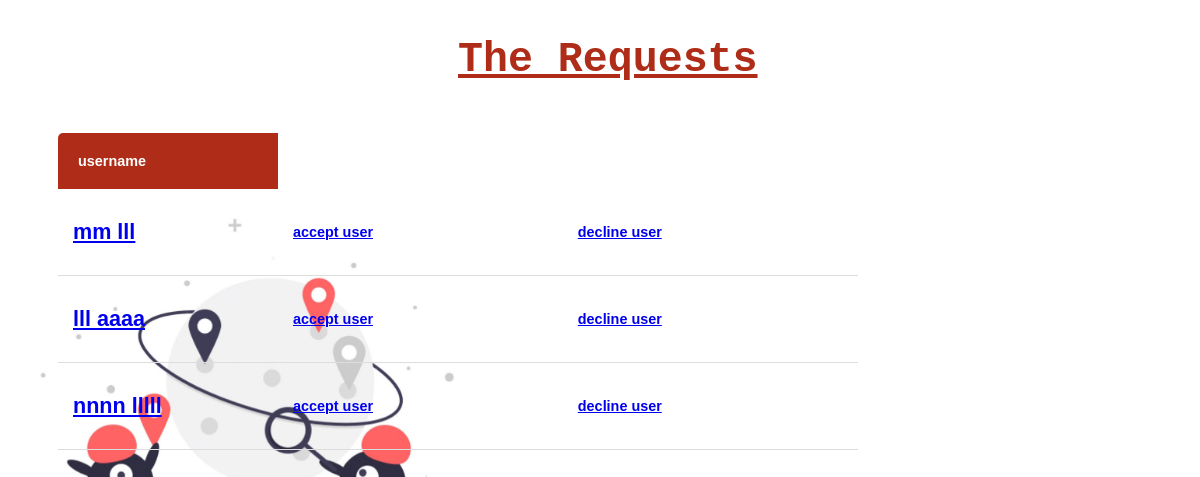
Before: /Request/ with the older database file.
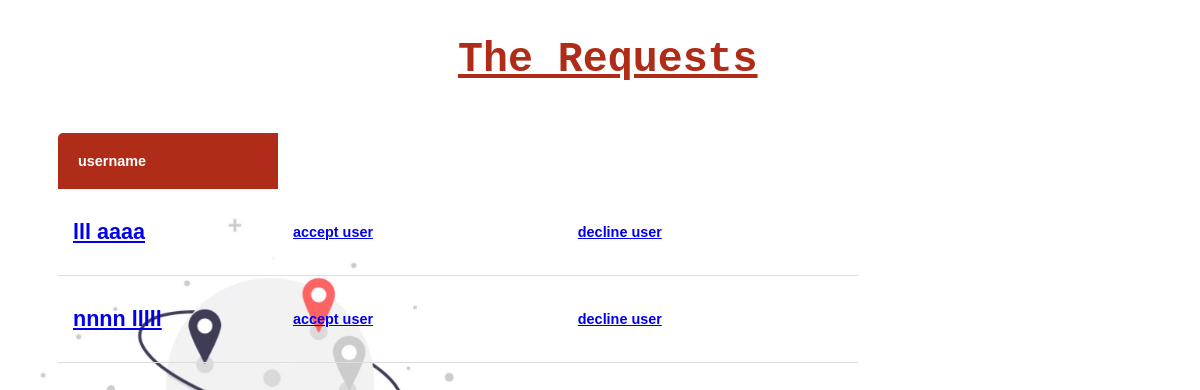
After: the same page with the newer database file.
### project/models.py (models this page shows)
class User(AbstractUser):
    is_passenger=models.BooleanField(default=False)
    is_Admin=models.BooleanField(default=False)

class Driver(User):
    companyName=models.CharField(max_length=100,default='')
    phone=models.CharField(max_length=10,default='')
    is_ok= models.BooleanField(default=False)
    License=models.FileField(upload_to='files/', null=True)
    certificate=models.FileField(default=None)
    class Meta:
        db_table = 'Drivers'

class User(AbstractUser):
    is_passenger=models.BooleanField(default=False)
    is_Admin=models.BooleanField(default=False)

### project/views.py (the view)
# urls.py: path('Request/',views.Request,name="Request"),
def Request(request):
    userList= Driver.objects.filter(is_ok=False)
    return render(request, 'project/Request.html', {'users': userList})

### project/templates/project/Request.html (shortened to what this page needs)
{% load static %}
<!DOCTYPE html>
<html>
    <head>
        <link rel="stylesheet" href="">
    </head>
<body  style="background-image:url('{% static 'img/unnamed.jpg' %}'); background-repeat: no-repeat; background-size:100%;">
                  <div class="header" >
                   <h1> The Requests </h1>
                  </div>
<table class="content-table">
        <thead>
                <tr>
                  <th>username</th>
                </tr>
              </thead>
            {% for user in users %}
            <td> <a href="{% url 'detail' user.id %}"> <h2> {{user.username}} </h2> </a> </td>
                <td> <a href="{% url 'Accept' user.id %}"> <h4> accept user </h4> </a> </td>
                    <td> <a href="{% url 'Decline' user.id %}"> <h4> decline user </h4> </a> </td>
            {% endfor %}
    </body>
</html>

Changed rows visible on the page:
no longer on this page (row edited): Driver: username "mm lll"
